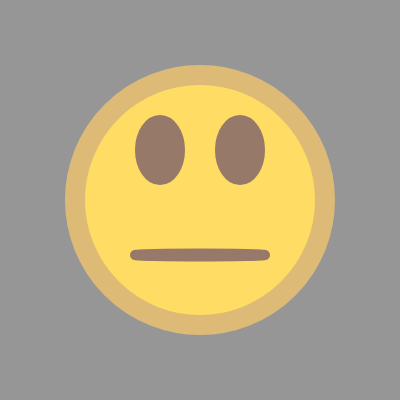
Frame 1 (no input)
Frame 60 (no input): identical to frame 1, image omitted
Frame 120 (the mouse pressed at the canvas centre since frame 60): identical to frame 1, image omitted

The p5.js sketch that drew this single still picture (run headless with seeded random() and noise() and a simulated clock; from frame 60 on, the mouse is pressed at the canvas centre):

// p5.js sketch
// ── sketch.js
function setup() {
  // create a canvas
  createCanvas(400, 400);

}

function draw() {
  background(150);

//I chose this emoji because it is my most used one. It is my reaction to every text I receive. It is a natural expression that can mean multiple things.


  // basic components for the face
  fill (255,220,100);
  stroke ("#ddbb77");
  strokeWeight(20);
  circle(200,200,250);
 

  // used this link to find the color "mocha" https://htmlcolorcodes.com/colors/shades-of-brown/
  // basic components for the mouth
  fill("#967969");
  stroke("#967969");
  strokeWeight(10)
  ellipse(200,255,130,3);


  // basic components for the eyes

  ellipse (160,150,40,60)
  ellipse (240,150,40,60)
}
